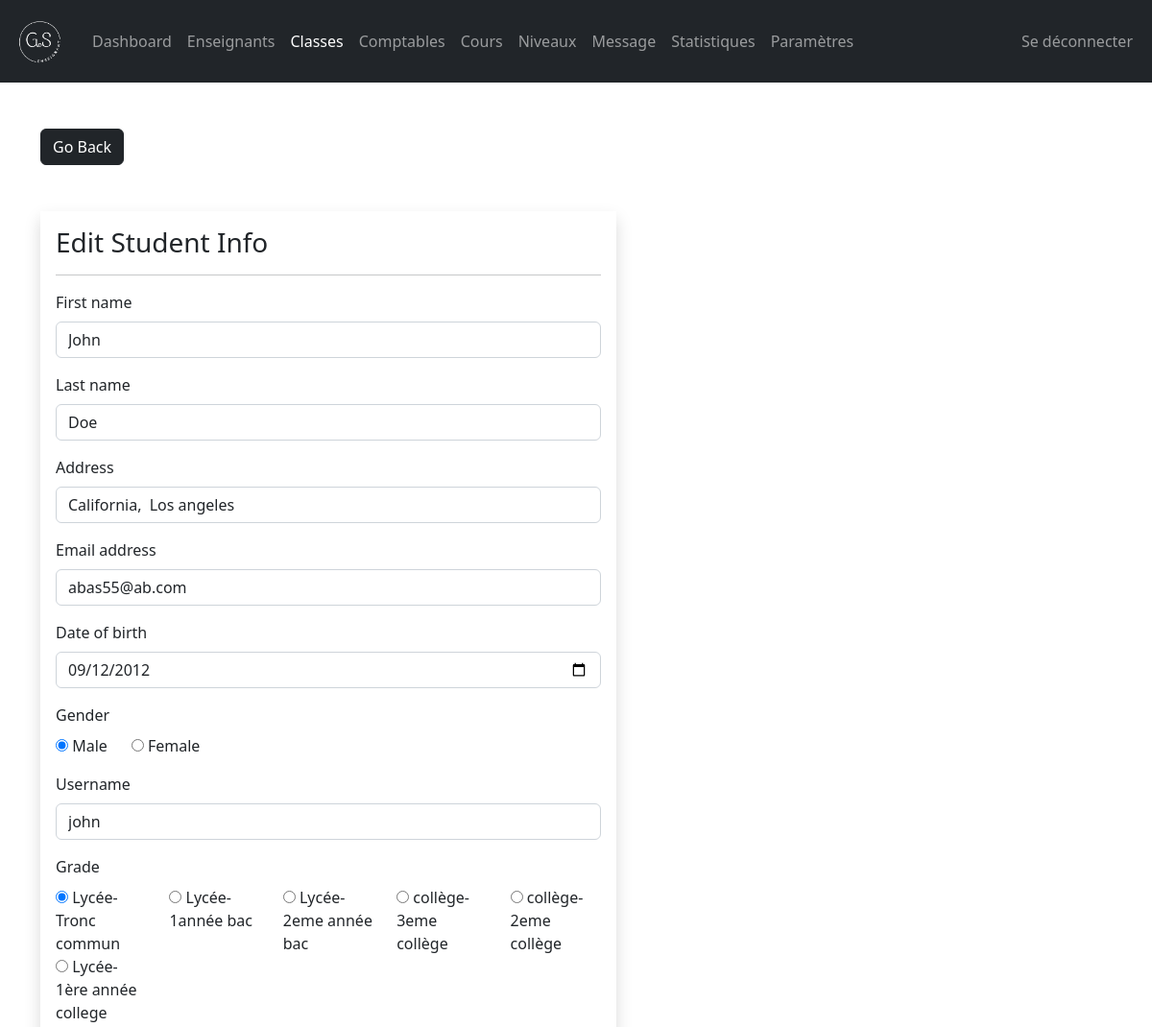
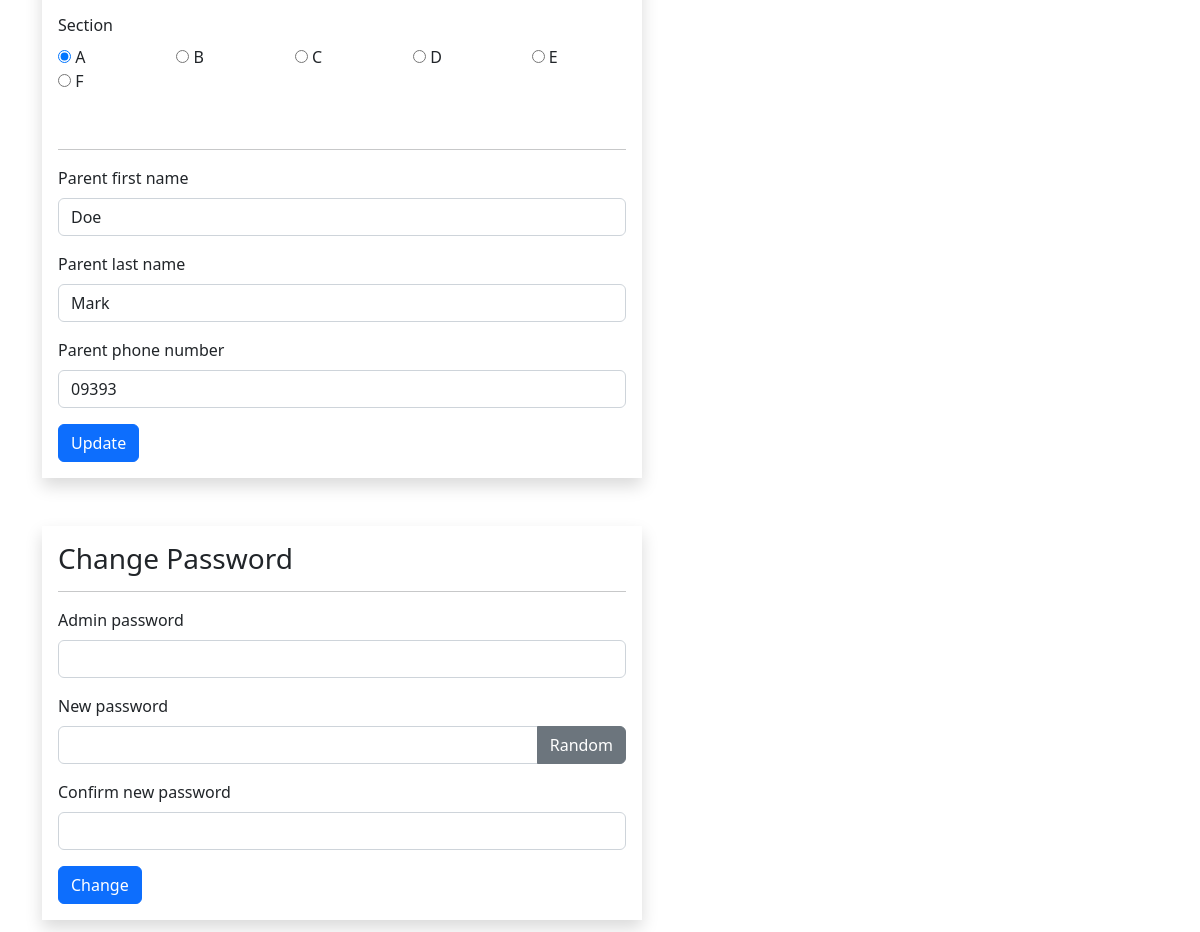
Screenshot of /admin/student-edit.php?student_id=1 (signed in) with the database file from the repository (2 pictures, top to bottom).
### tables this page shows
CREATE TABLE `students` (
  `student_id` int(11) NOT NULL,
  `username` varchar(127) NOT NULL,
  `password` varchar(255) NOT NULL,
  `fname` varchar(127) NOT NULL,
  `lname` varchar(255) NOT NULL,
  `grade` int(11) NOT NULL,
  `section` int(11) NOT NULL,
  `address` varchar(31) NOT NULL,
  `gender` varchar(7) NOT NULL,
  `email_address` varchar(255) NOT NULL,
  `date_of_birth` date NOT NULL,
  `date_of_joined` timestamp NULL DEFAULT current_timestamp(),
  `parent_fname` varchar(127) NOT NULL,
  `parent_lname` varchar(127) NOT NULL,
  `parent_phone_number` varchar(31) NOT NULL
);

CREATE TABLE `grades` (
  `grade_id` int(11) NOT NULL,
  `grade` varchar(31) NOT NULL,
  `grade_code` varchar(7) NOT NULL
);

CREATE TABLE `section` (
  `section_id` int(11) NOT NULL,
  `section` varchar(7) NOT NULL
);

### admin/data/student.php (called while the page is built, shortened)
<?php
function getStudentById($id, $conn){
   $sql = "SELECT * FROM students
           WHERE student_id=?";
   $stmt = $conn->prepare($sql);
   $stmt->execute([$id]);
   if ($stmt->rowCount() == 1) {
     $student = $stmt->fetch();
     return $student;
   }else {
    return 0;
   }
}

### admin/data/grade.php (called while the page is built, shortened)
<?php
function getAllGrades($conn){
   $sql = "SELECT * FROM grades";
   $stmt = $conn->prepare($sql);
   $stmt->execute();
   if ($stmt->rowCount() >= 1) {
     $grades = $stmt->fetchAll();
     return $grades;
   }else {
    return 0;
   }
}

### admin/data/section.php (called while the page is built, shortened)
<?php
function getAllSections($conn){
   $sql = "SELECT * FROM section";
   $stmt = $conn->prepare($sql);
   $stmt->execute();
   if ($stmt->rowCount() >= 1) {
     $sections = $stmt->fetchAll();
     return $sections;
   }else {
    return 0;
   }
}

### admin/student-edit.php (the view, shortened to what this page needs)
<?php
if (isset($_SESSION['admin_id']) &&
    isset($_SESSION['role'])     &&
    isset($_GET['student_id'])) {
    if ($_SESSION['role'] == 'Admin') {
       include "../DB_connection.php";
       include "data/grade.php";
       include "data/student.php";
       include "data/section.php";
       $grades = getAllGrades($conn);
       $sections = getAllsections($conn);
       $student_id = $_GET['student_id'];
       $student = getStudentById($student_id, $conn);
 ?>
<!DOCTYPE html>
<html lang="en">
<head>
	<link rel="stylesheet" href="https://cdn.jsdelivr.net/npm/bootstrap@5.2.0/dist/css/bootstrap.min.css">
	<link rel="stylesheet" href="../css/style.css">
  <link rel="stylesheet" href="https://cdnjs.cloudflare.com/ajax/libs/font-awesome/4.7.0/css/font-awesome.min.css">
</head>
<body>
    <?php
        include "inc/navbar.php";
     ?>
     <div class="container mt-5">
        <a href="student.php"
           class="btn btn-dark">Go Back</a>
        <form method="post"
              class="shadow p-3 mt-5 form-w"
              action="req/student-edit.php">
        <h3>Edit Student Info</h3><hr>
        <div class="mb-3">
          <label class="form-label">First name</label>
          <input type="text"
                 class="form-control"
                 value="<?=$student['fname']?>"
                 name="fname">
        </div>
        <div class="mb-3">
          <label class="form-label">Last name</label>
          <input type="text"
                 class="form-control"
                 value="<?=$student['lname']?>"
                 name="lname">
        </div>
        <div class="mb-3">
          <label class="form-label">Address</label>
          <input type="text"
                 class="form-control"
                 value="<?=$student['address']?>"
                 name="address">
        </div>
        <div class="mb-3">
          <label class="form-label">Email address</label>
          <input type="text"
                 class="form-control"
                 value="<?=$student['email_address']?>"
                 name="email_address">
        </div>
        <div class="mb-3">
          <label class="form-label">Date of birth</label>
          <input type="date"
                 class="form-control"
                 value="<?=$student['date_of_birth']?>"
                 name="date_of_birth">
        </div>
        <div class="mb-3">
          <label class="form-label">Gender</label><br>
          <input type="radio"
                 value="Male"
                 <?php if($student['gender'] == 'Male') echo 'checked';  ?>
                 name="gender"> Male
                 &nbsp;&nbsp;&nbsp;&nbsp;
          <input type="radio"
                 value="Female"
                 <?php if($student['gender'] == 'Female') echo 'checked';  ?>
                 name="gender"> Female
        </div>
        <div class="mb-3">
          <label class="form-label">Username</label>
          <input type="text"
                 class="form-control"
                 value="<?=$student['username']?>"
                 name="username">
        </div>
        <div class="mb-3">
          <label class="form-label">Grade</label>
          <div class="row row-cols-5">
            <?php
            $grade_ids = str_split(trim($student['grade']));
            foreach ($grades as $grade){
              $checked =0;
              foreach ($grade_ids as $grade_id ) {
                if ($grade_id == $grade['grade_id']) {
                   $checked =1;
                }
              }
            ?>
            <div class="col">
              <input type="radio"
                     name="grade"
                     <?php if($checked) echo "checked"; ?>
                     value="<?=$grade['grade_id']?>">
                     <?=$grade['grade_code']?>-<?=$grade['grade']?>
            </div>
            <?php } ?>
          </div>
        </div>
        <div class="mb-3">
          <label class="form-label">Section</label>
          <div class="row row-cols-5">
            <?php
            $section_ids = str_split(trim($student['section']));
            foreach ($sections as $section){
              $checked =0;
              foreach ($section_ids as $section_id ) {
                if ($section_id == $section['section_id']) {
                   $checked =1;
                }
              }
            ?>
            <div class="col">
              <input type="radio"
                     name="section"
                     <?php if($checked) echo "checked"; ?>
                     value="<?=$section['section_id']?>">
                     <?=$section['section']?>
            </div>
            <?php } ?>
          </div>
        </div>
        <br><hr>
        <div class="mb-3">
          <label class="form-label">Parent first name</label>
          <input type="text"
                 class="form-control"
                 value="<?=$student['parent_fname']?>"
                 name="parent_fname">
        </div>
        <div class="mb-3">
          <label class="form-label">Parent last name</label>
          <input type="text"
                 class="form-control"
                 value="<?=$student['parent_lname']?>"
                 name="parent_lname">
        </div>
        <div class="mb-3">
          <label class="form-label">Parent phone number</label>
          <input type="text"
                 class="form-control"
                 value="<?=$student['parent_phone_number']?>"
                 name="parent_phone_number">
        </div>
      <button type="submit"
              class="btn btn-primary">
              Update</button>
     </form>
     <form method="post"
              class="shadow p-3 my-5 form-w"
              action="req/student-change.php"
              id="change_password">
        <h3>Change Password</h3><hr>
       <div class="mb-3">
            <div class="mb-3">
            <label class="form-label">Admin password</label>
                <input type="password"
                       class="form-control"
                       name="admin_pass">
          </div>
            <label class="form-label">New password </label>
            <div class="input-group mb-3">
                <input type="text"
                       class="form-control"
                       name="new_pass"
                       id="passInput">
                <button class="btn btn-secondary"
                        id="gBtn">
                        Random</button>
            </div>
          </div>
          <div class="mb-3">
            <label class="form-label">Confirm new password  </label>
                <input type="text"
                       class="form-control"
                       name="c_new_pass"
                       id="passInput2">
          </div>
          <button type="submit"
              class="btn btn-primary">
              Change</button>
        </form>
     </div>
</body>
</html>
<?php
  }else {
    header("Location: student.php");
    exit;
  }
}else {
	header("Location: student.php");
	exit;
}
?>

### css/style.css (style rules this page uses)
.form-w { max-width: 600px; width: 100%; }

### rows the page displays
students: fname "John", lname "Doe", address "California, Los angeles", email_address "abas55@ab.com", date_of_birth "09/12/2012", gender "☑", username "john", grade "☑", section "☑", parent_fname "Doe", parent_lname "Mark", parent_phone_number "09393"
grades: grade_code "Lycée", grade "Tronc commun"
grades: grade_code "Lycée", grade "1année bac"
grades: grade_code "Lycée", grade "2eme année bac"
grades: grade_code "collège", grade "3eme collège"
grades: grade_code "collège", grade "2eme collège"
grades: grade_code "Lycée", grade "1ère année college"
section: section "A"
section: section "B"
section: section "C"
section: section "D"
section: section "E"
section: section "F"
